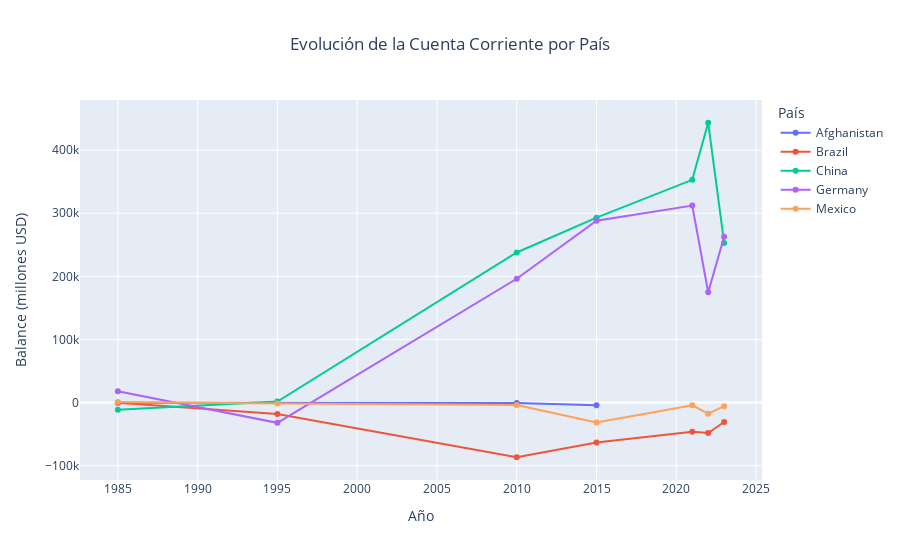

The notebook cell this image was saved under:
### Markdown cell above
# Visualizaciones

### Code cell
import plotly.express as px

# Filtrar Current account
df_current = df_accounts[df_accounts['Account_Type'].str.contains('Current account')]

# Gráfico de líneas interactivo
fig_line = px.line(
    df_current,
    x="Year",
    y="Value",
    color="Country",
    markers=True,
    title="Evolución de la Cuenta Corriente por País"
)

# Personalización
fig_line.update_layout(
    xaxis_title="Año",
    yaxis_title="Balance (millones USD)",
    legend_title="País",
    title_x=0.5
)

### Figure 1 — Plotly figure (JSON) as saved in the notebook; plotly's stock layout.template omitted (floating-point values rounded to 4 significant figures)
{"data": [{"hovertemplate": "Country=Afghanistan<br>Year=%{x}<br>Value=%{y}<extra></extra>", "legendgroup": "Afghanistan", "line": {"color": "#636efa", "dash": "solid"}, "marker": {"symbol": "circle"}, "mode": "lines+markers", "name": "Afghanistan", "orientation": "v", "showlegend": true, "type": "scatter", "x": [1985, 2010, 2015], "xaxis": "x", "y": [-243, -578, -4193], "yaxis": "y"}, {"hovertemplate": "Country=Brazil<br>Year=%{x}<br>Value=%{y}<extra></extra>", "legendgroup": "Brazil", "line": {"color": "#EF553B", "dash": "solid"}, "marker": {"symbol": "circle"}, "mode": "lines+markers", "name": "Brazil", "orientation": "v", "showlegend": true, "type": "scatter", "x": [1985, 1995, 2010, 2015, 2021, 2022, 2023], "xaxis": "x", "y": [-280, -18136, -86718, -63409, -46358, -48253, -30828], "yaxis": "y"}, {"hovertemplate": "Country=China<br>Year=%{x}<br>Value=%{y}<extra></extra>", "legendgroup": "China", "line": {"color": "#00cc96", "dash": "solid"}, "marker": {"symbol": "circle"}, "mode": "lines+markers", "name": "China", "orientation": "v", "showlegend": true, "type": "scatter", "x": [1985, 1995, 2010, 2015, 2021, 2022, 2023], "xaxis": "x", "y": [-11417, 1618, 237810, 293022, 352886, 443374, 252987], "yaxis": "y"}, {"hovertemplate": "Country=Germany<br>Year=%{x}<br>Value=%{y}<extra></extra>", "legendgroup": "Germany", "line": {"color": "#ab63fa", "dash": "solid"}, "marker": {"symbol": "circle"}, "mode": "lines+markers", "name": "Germany", "orientation": "v", "showlegend": true, "type": "scatter", "x": [1985, 1995, 2010, 2015, 2021, 2022, 2023], "xaxis": "x", "y": [17994, -32191, 196172, 288065, 312080, 174831, 262723], "yaxis": "y"}, {"hovertemplate": "Country=Mexico<br>Year=%{x}<br>Value=%{y}<extra></extra>", "legendgroup": "Mexico", "line": {"color": "#FFA15A", "dash": "solid"}, "marker": {"symbol": "circle"}, "mode": "lines+markers", "name": "Mexico", "orientation": "v", "showlegend": true, "type": "scatter", "x": [1985, 1995, 2010, 2015, 2021, 2022, 2023], "xaxis": "x", "y": [800, -1576, -3754, -31536, -4493, -17667, -5716], "yaxis": "y"}], "layout": {"legend": {"title": {"text": "País"}, "tracegroupgap": 0}, "title": {"text": "Evolución de la Cuenta Corriente por País", "x": 0.5}, "xaxis": {"anchor": "y", "domain": [0, 1], "title": {"text": "Año"}}, "yaxis": {"anchor": "x", "domain": [0, 1], "title": {"text": "Balance (millones USD)"}}}}
